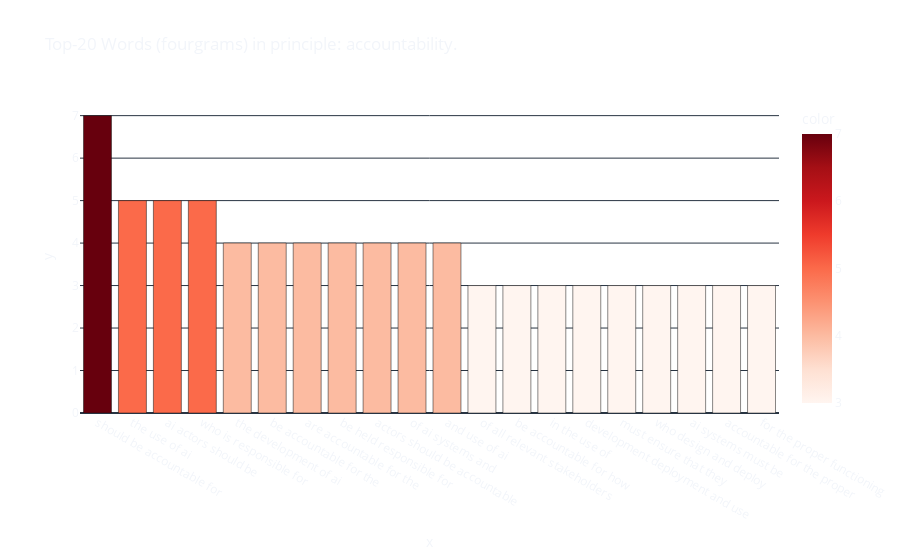
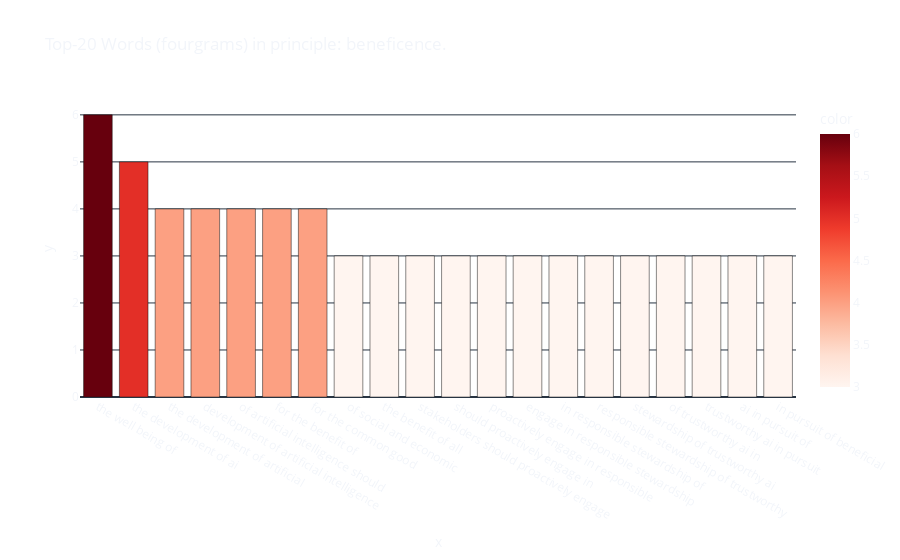
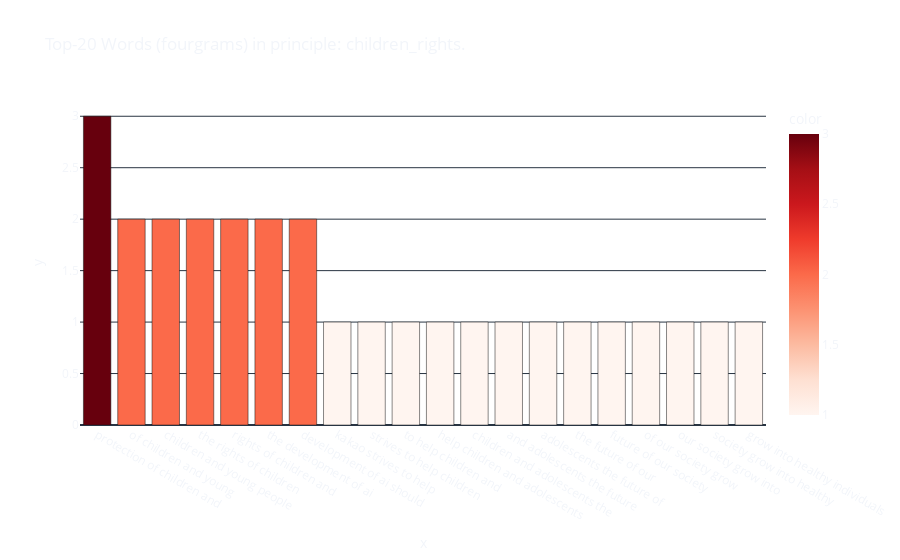
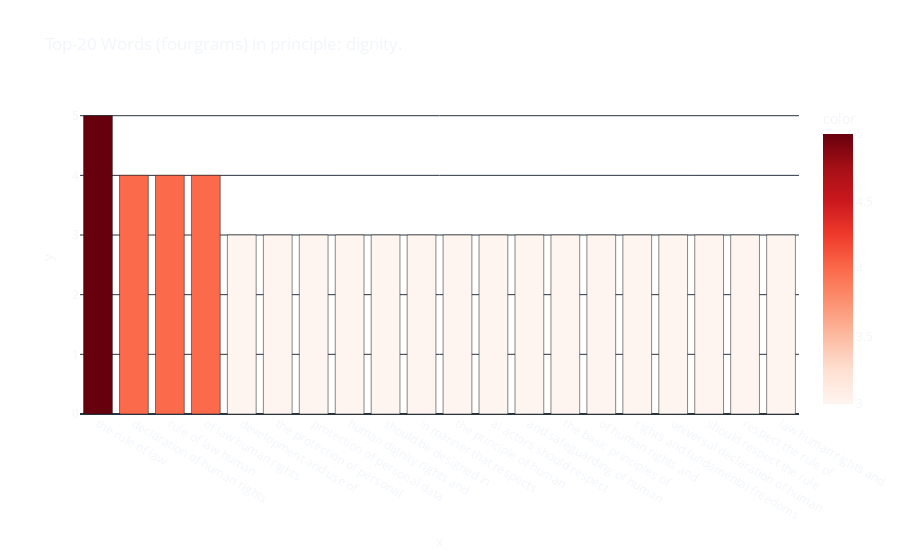

Notebook code for these charts, in order:
### Markdown cell above
Use the cell below to extract the principles for text mining. We are using a custom `stopword.txt` file to filter common words (like "_the_" or "_and_") found in our sample (like "_ai_" and "_intelligence_").

### Code cell
import pandas as pd
import plotly.express as px
import plotly.offline as py
from sklearn.feature_extraction.text import CountVectorizer

df = pd.read_parquet('data/data_raw.parquet')

accountability = []
beneficence = []
children = []
dignity = []
diversity = []
freedom = []
education = []
alignment = []
intellectual = []
justice = []
labor = []
openess = []
privacy = []
reliability = []
sustainability = []
transparency = []
truth = []

for i in range(len(df)):

    principles_text = df.principles_definition[i]
    principles = principles_text.split('#')
    for principle in principles:

        if "Accountability/Liability:" in principle:
            principle = principle.replace("Accountability/Liability:", "")
            accountability.append(principle.rstrip().lstrip())
        
        if "Beneficence/Non-Maleficence:" in principle:
            principle = principle.replace("Beneficence/Non-Maleficence:", "")
            beneficence.append(principle.rstrip().lstrip())
        
        if "Children & Adolescents Rights:" in principle:
            principle = principle.replace("Children & Adolescents Rights:", "")
            children.append(principle.rstrip().lstrip())
        
        if "Dignity/Human Rights:" in principle:
            principle = principle.replace("Dignity/Human Rights:", "")
            dignity.append(principle.rstrip().lstrip())

        if "Diversity/Inclusion/Pluralism/Accessibility:" in principle:
            principle = principle.replace(
                "Diversity/Inclusion/Pluralism/Accessibility:", "")
            diversity.append(principle.rstrip().lstrip())

        if "Freedom/Autonomy/Democratic Values/Technological Sovereignty:" in principle:
            principle = principle.replace(
                "Freedom/Autonomy/Democratic Values/Technological Sovereignty:", "")
            freedom.append(principle.rstrip().lstrip())

        if "Human Formation/Education:" in principle:
            principle = principle.replace("Human Formation/Education:", "")
            education.append(principle.rstrip().lstrip())

        if "Human-Centeredness/Alignment:" in principle:
            principle = principle.replace("Human-Centeredness/Alignment:", "")
            alignment.append(principle.rstrip().lstrip())

        if "Intellectual Property:" in principle:
            principle = principle.replace("Intellectual Property:", "")
            intellectual.append(principle.rstrip().lstrip())

        if "Justice/Equity/Fairness/Non-discrimination:" in principle:
            principle = principle.replace(
                "Justice/Equity/Fairness/Non-discrimination:", "")
            justice.append(principle.rstrip().lstrip())

        if "Labor Rights:" in principle:
            principle = principle.replace("Labor Rights:", "")
            labor.append(principle.rstrip().lstrip())

        if "Open source/Fair Competition/Cooperation:" in principle:
            principle = principle.replace("Open source/Fair Competition/Cooperation:", "")
            openess.append(principle.rstrip().lstrip())

        if "Privacy:" in principle:
            principle = principle.replace("Privacy:", "")
            privacy.append(principle.rstrip().lstrip())

        if "Reliability/Safety/Security/Trustworthiness:" in principle:
            principle = principle.replace("Reliability/Safety/Security/Trustworthiness:", "")
            reliability.append(principle.rstrip().lstrip())

        if "Sustainability:" in principle:
            principle = principle.replace("Sustainability:", "")
            sustainability.append(principle.rstrip().lstrip())

        if "Transparency/Explainability/Auditability:" in principle:
            principle = principle.replace("Transparency/Explainability/Auditability:", "")
            transparency.append(principle.rstrip().lstrip())

        if "Truthfulness:" in principle:
            principle = principle.replace("Truthfulness:", "")
            truth.append(principle.rstrip().lstrip())

data = {
    'accountability': accountability,
    'beneficence': beneficence,
    "children_rights": children,
    'dignity': dignity,
    'diversity': diversity,
    'autonomy': freedom,
    'human_formation': education,
    'human_centeredness': alignment,
    'intellectual_property': intellectual,
    'fairness': justice,
    'labor_rights': labor,
    'cooperation': openess,
    'privacy': privacy,
    'reliability': reliability,
    'sustainability': sustainability,
    'transparency': transparency,
    'truthfulness': truth

}

text_mining_df = pd.DataFrame(dict([(k, pd.Series(v)) for k, v in data.items()]))

principles = [list(text_mining_df[column].dropna()) for column in text_mining_df.columns]

def get_top_n_words(corpus, top_k, n ):
    vec = CountVectorizer(ngram_range=(n, n)).fit(corpus)
    bag_of_words = vec.transform(corpus)
    sum_words = bag_of_words.sum(axis=0) 
    words_freq = [(word, sum_words[0, idx]) for word, idx in vec.vocabulary_.items()]
    words_freq =sorted(words_freq, key = lambda x: x[1], reverse=True)
    return words_freq[:top_k]

for i in range(len(principles)):

    common_words = get_top_n_words(principles[i], 20, 4)

    word, freq = zip(*common_words)

    fig = px.bar(x=word, y=freq,
                 title=f'Top-20 Words (fourgrams) in principle: {text_mining_df.columns[i]}.',
                 color=freq, color_continuous_scale='reds')
    
    fig.update_layout(template='plotly_dark',
                    paper_bgcolor='rgba(0, 0, 0, 0)',
                    plot_bgcolor='rgba(0, 0, 0, 0)')
    
    fig.show()

    temp_df = pd.DataFrame({'Top four-grams': word,
                            'Word Count': freq})
    temp_df.to_parquet(f'data/n-grams/{text_mining_df.columns[i]}_gram.parquet', compression='gzip')

### Figure 1 — Plotly figure (JSON) as saved in the notebook; plotly's stock layout.template omitted (floating-point values rounded to 4 significant figures)
{"data": [{"alignmentgroup": "True", "hovertemplate": "x=%{x}<br>y=%{y}<br>color=%{marker.color}<extra></extra>", "legendgroup": "", "marker": {"color": [7, 5, 5, 5, 4, 4, 4, 4, 4, 4, 4, 3, 3, 3, 3, 3, 3, 3, 3, 3], "coloraxis": "coloraxis", "pattern": {"shape": ""}}, "name": "", "offsetgroup": "", "orientation": "v", "showlegend": false, "textposition": "auto", "type": "bar", "x": ["should be accountable for", "the use of ai", "ai actors should be", "who is responsible for", "the development of ai", "be accountable for the", "are accountable for the", "be held responsible for", "actors should be accountable", "of ai systems and", "and use of ai", "of all relevant stakeholders", "be accountable for how", "in the use of", "development deployment and use", "must ensure that they", "who design and deploy", "ai systems must be", "accountable for the proper", "for the proper functioning"], "xaxis": "x", "y": [7, 5, 5, 5, 4, 4, 4, 4, 4, 4, 4, 3, 3, 3, 3, 3, 3, 3, 3, 3], "yaxis": "y"}], "layout": {"barmode": "relative", "coloraxis": {"colorbar": {"title": {"text": "color"}}, "colorscale": [[0, "rgb(255,245,240)"], [0.125, "rgb(254,224,210)"], [0.25, "rgb(252,187,161)"], [0.375, "rgb(252,146,114)"], [0.5, "rgb(251,106,74)"], [0.625, "rgb(239,59,44)"], [0.75, "rgb(203,24,29)"], [0.875, "rgb(165,15,21)"], [1, "rgb(103,0,13)"]]}, "legend": {"tracegroupgap": 0}, "paper_bgcolor": "rgba(0, 0, 0, 0)", "plot_bgcolor": "rgba(0, 0, 0, 0)", "title": {"text": "Top-20 Words (fourgrams) in principle: accountability."}, "xaxis": {"anchor": "y", "domain": [0, 1], "title": {"text": "x"}}, "yaxis": {"anchor": "x", "domain": [0, 1], "title": {"text": "y"}}}}

### Figure 2 — Plotly figure (JSON) as saved in the notebook; plotly's stock layout.template omitted (floating-point values rounded to 4 significant figures)
{"data": [{"alignmentgroup": "True", "hovertemplate": "x=%{x}<br>y=%{y}<br>color=%{marker.color}<extra></extra>", "legendgroup": "", "marker": {"color": [6, 5, 4, 4, 4, 4, 4, 3, 3, 3, 3, 3, 3, 3, 3, 3, 3, 3, 3, 3], "coloraxis": "coloraxis", "pattern": {"shape": ""}}, "name": "", "offsetgroup": "", "orientation": "v", "showlegend": false, "textposition": "auto", "type": "bar", "x": ["the well being of", "the development of ai", "the development of artificial", "development of artificial intelligence", "of artificial intelligence should", "for the benefit of", "for the common good", "of social and economic", "the benefit of all", "stakeholders should proactively engage", "should proactively engage in", "proactively engage in responsible", "engage in responsible stewardship", "in responsible stewardship of", "responsible stewardship of trustworthy", "stewardship of trustworthy ai", "of trustworthy ai in", "trustworthy ai in pursuit", "ai in pursuit of", "in pursuit of beneficial"], "xaxis": "x", "y": [6, 5, 4, 4, 4, 4, 4, 3, 3, 3, 3, 3, 3, 3, 3, 3, 3, 3, 3, 3], "yaxis": "y"}], "layout": {"barmode": "relative", "coloraxis": {"colorbar": {"title": {"text": "color"}}, "colorscale": [[0, "rgb(255,245,240)"], [0.125, "rgb(254,224,210)"], [0.25, "rgb(252,187,161)"], [0.375, "rgb(252,146,114)"], [0.5, "rgb(251,106,74)"], [0.625, "rgb(239,59,44)"], [0.75, "rgb(203,24,29)"], [0.875, "rgb(165,15,21)"], [1, "rgb(103,0,13)"]]}, "legend": {"tracegroupgap": 0}, "paper_bgcolor": "rgba(0, 0, 0, 0)", "plot_bgcolor": "rgba(0, 0, 0, 0)", "title": {"text": "Top-20 Words (fourgrams) in principle: beneficence."}, "xaxis": {"anchor": "y", "domain": [0, 1], "title": {"text": "x"}}, "yaxis": {"anchor": "x", "domain": [0, 1], "title": {"text": "y"}}}}

### Figure 3 — Plotly figure (JSON) as saved in the notebook; plotly's stock layout.template omitted (floating-point values rounded to 4 significant figures)
{"data": [{"alignmentgroup": "True", "hovertemplate": "x=%{x}<br>y=%{y}<br>color=%{marker.color}<extra></extra>", "legendgroup": "", "marker": {"color": [3, 2, 2, 2, 2, 2, 2, 1, 1, 1, 1, 1, 1, 1, 1, 1, 1, 1, 1, 1], "coloraxis": "coloraxis", "pattern": {"shape": ""}}, "name": "", "offsetgroup": "", "orientation": "v", "showlegend": false, "textposition": "auto", "type": "bar", "x": ["protection of children and", "of children and young", "children and young people", "the rights of children", "rights of children and", "the development of ai", "development of ai should", "kakao strives to help", "strives to help children", "to help children and", "help children and adolescents", "children and adolescents the", "and adolescents the future", "adolescents the future of", "the future of our", "future of our society", "of our society grow", "our society grow into", "society grow into healthy", "grow into healthy individuals"], "xaxis": "x", "y": [3, 2, 2, 2, 2, 2, 2, 1, 1, 1, 1, 1, 1, 1, 1, 1, 1, 1, 1, 1], "yaxis": "y"}], "layout": {"barmode": "relative", "coloraxis": {"colorbar": {"title": {"text": "color"}}, "colorscale": [[0, "rgb(255,245,240)"], [0.125, "rgb(254,224,210)"], [0.25, "rgb(252,187,161)"], [0.375, "rgb(252,146,114)"], [0.5, "rgb(251,106,74)"], [0.625, "rgb(239,59,44)"], [0.75, "rgb(203,24,29)"], [0.875, "rgb(165,15,21)"], [1, "rgb(103,0,13)"]]}, "legend": {"tracegroupgap": 0}, "paper_bgcolor": "rgba(0, 0, 0, 0)", "plot_bgcolor": "rgba(0, 0, 0, 0)", "title": {"text": "Top-20 Words (fourgrams) in principle: children_rights."}, "xaxis": {"anchor": "y", "domain": [0, 1], "title": {"text": "x"}}, "yaxis": {"anchor": "x", "domain": [0, 1], "title": {"text": "y"}}}}

### Figure 4 — Plotly figure (JSON) as saved in the notebook; plotly's stock layout.template omitted (floating-point values rounded to 4 significant figures)
{"data": [{"alignmentgroup": "True", "hovertemplate": "x=%{x}<br>y=%{y}<br>color=%{marker.color}<extra></extra>", "legendgroup": "", "marker": {"color": [5, 4, 4, 4, 3, 3, 3, 3, 3, 3, 3, 3, 3, 3, 3, 3, 3, 3, 3, 3], "coloraxis": "coloraxis", "pattern": {"shape": ""}}, "name": "", "offsetgroup": "", "orientation": "v", "showlegend": false, "textposition": "auto", "type": "bar", "x": ["the rule of law", "declaration of human rights", "rule of law human", "of law human rights", "development and use of", "the protection of personal", "protection of personal data", "human dignity rights and", "should be designed in", "in manner that respects", "the principle of human", "ai actors should respect", "and safeguarding of human", "the basic principles of", "of human rights and", "rights and fundamental freedoms", "universal declaration of human", "should respect the rule", "respect the rule of", "law human rights and"], "xaxis": "x", "y": [5, 4, 4, 4, 3, 3, 3, 3, 3, 3, 3, 3, 3, 3, 3, 3, 3, 3, 3, 3], "yaxis": "y"}], "layout": {"barmode": "relative", "coloraxis": {"colorbar": {"title": {"text": "color"}}, "colorscale": [[0, "rgb(255,245,240)"], [0.125, "rgb(254,224,210)"], [0.25, "rgb(252,187,161)"], [0.375, "rgb(252,146,114)"], [0.5, "rgb(251,106,74)"], [0.625, "rgb(239,59,44)"], [0.75, "rgb(203,24,29)"], [0.875, "rgb(165,15,21)"], [1, "rgb(103,0,13)"]]}, "legend": {"tracegroupgap": 0}, "paper_bgcolor": "rgba(0, 0, 0, 0)", "plot_bgcolor": "rgba(0, 0, 0, 0)", "title": {"text": "Top-20 Words (fourgrams) in principle: dignity."}, "xaxis": {"anchor": "y", "domain": [0, 1], "title": {"text": "x"}}, "yaxis": {"anchor": "x", "domain": [0, 1], "title": {"text": "y"}}}}
